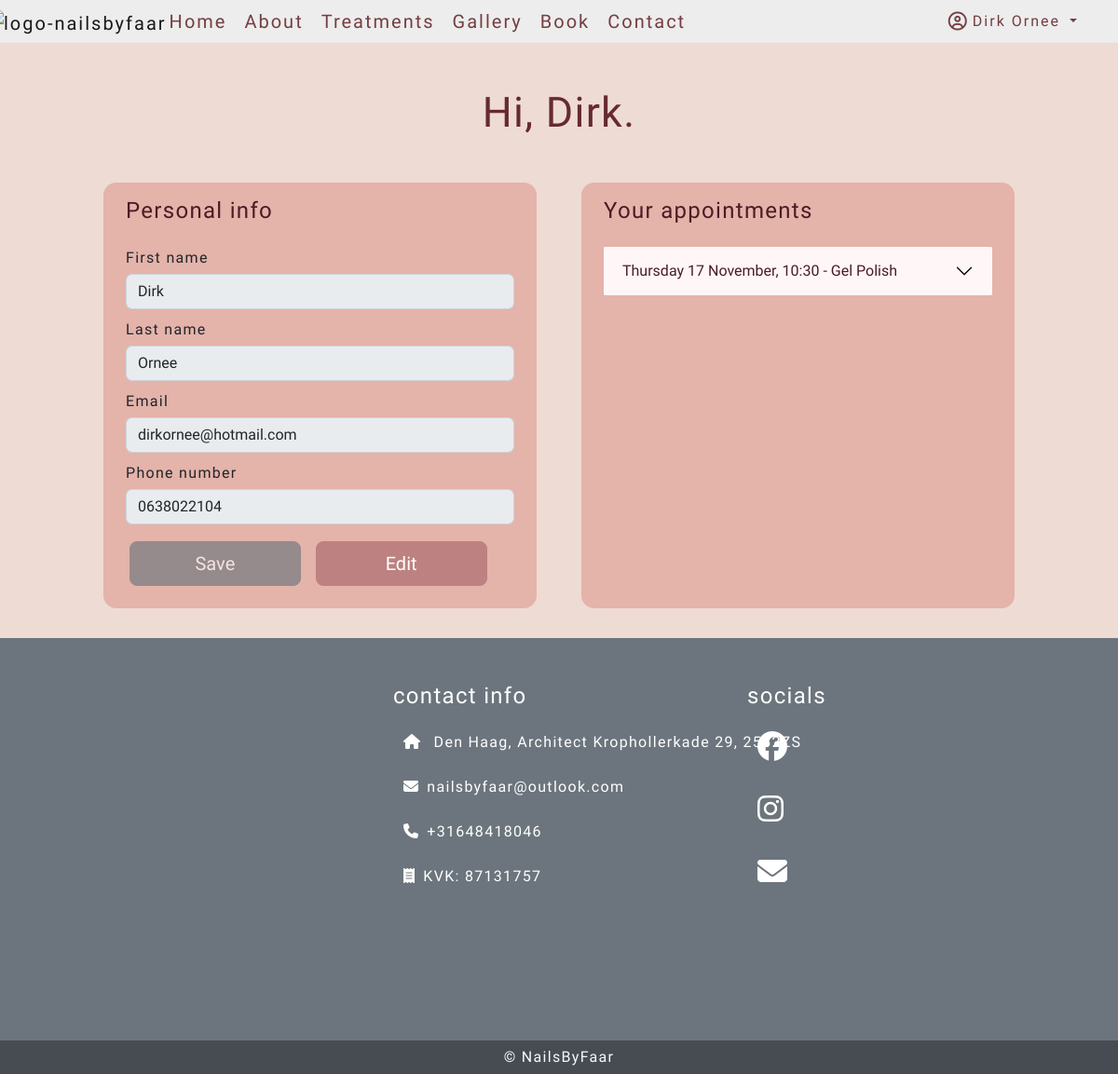
Page /user/dashboard (signed in) on the earlier database version.
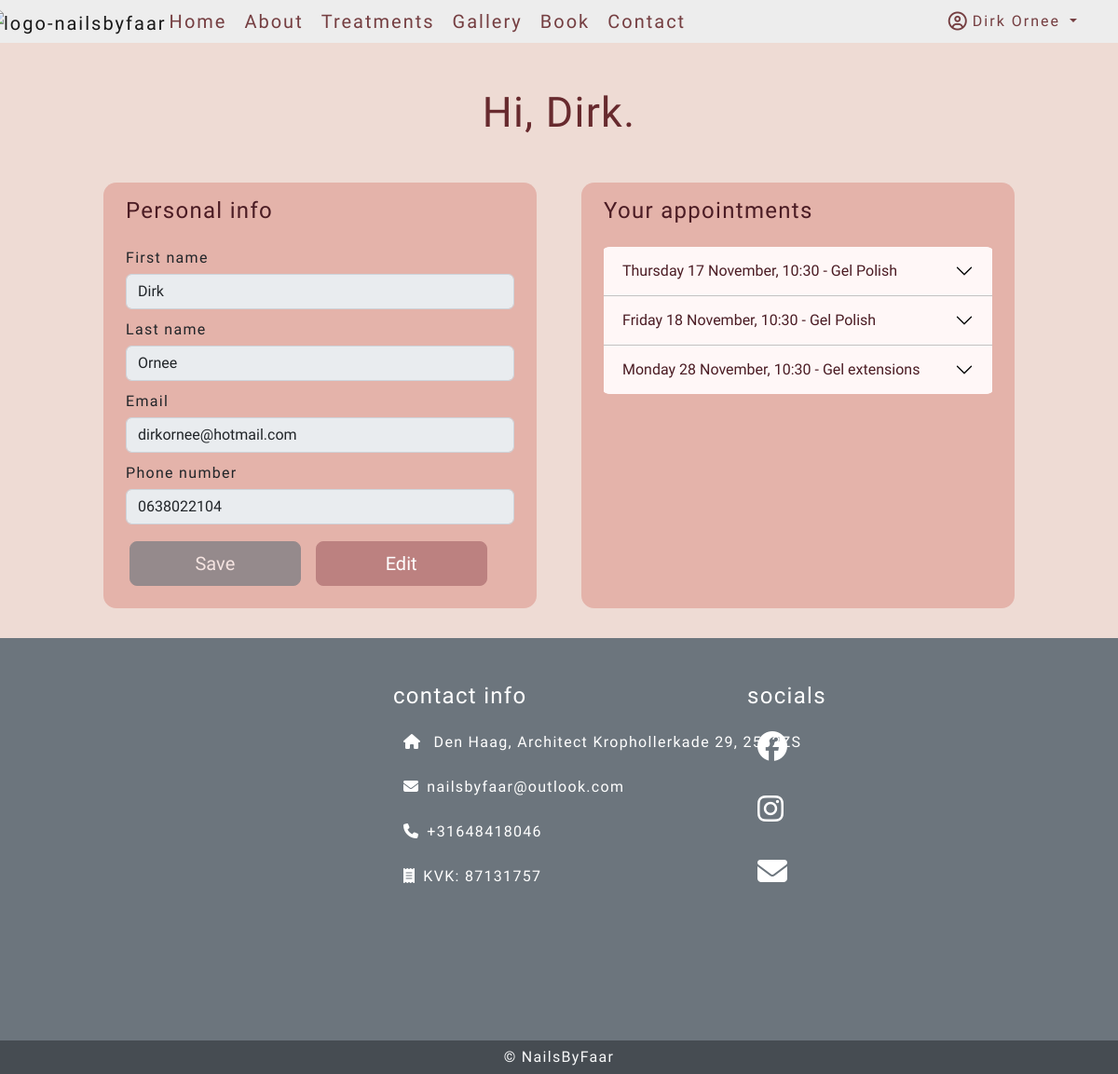
Same page on the later database version.
### users/models.py (models this page shows, shortened)
class User(AbstractBaseUser, PermissionsMixin):
    email = models.EmailField(max_length=254, unique=True)
    first_name = models.CharField(max_length=254, null=True, blank=True)
    last_name = models.CharField(max_length=254, null=True, blank=True)
    phone_number = models.CharField(max_length=16, null=True, blank=True)
    is_staff = models.BooleanField(default=False)
    is_superuser = models.BooleanField(default=False)
    is_active = models.BooleanField(default=True)
    last_login = models.DateTimeField(null=True, blank=True)
    date_joined = models.DateTimeField(default=timezone.now)
    USERNAME_FIELD = 'email'
    EMAIL_FIELD = 'email'
    REQUIRED_FIELDS = []
    objects = UserManager()

### salon/models.py (models this page shows, shortened)
class Appointment(models.Model):
    user = models.ForeignKey(
        User,
        related_name="user",
        on_delete=models.PROTECT,
        null=True,
        blank=True
        )
    email = models.EmailField(max_length=254, blank=True, null=True)
    first_name = models.CharField(max_length=254, null=True, blank=True)
    last_name = models.CharField(max_length=254, null=True, blank=True)
    phone_number = models.CharField(max_length=16, null=True, blank=True)
    treatment_name = models.ForeignKey(
        Treatment,
        related_name="treatment_name",
        on_delete=models.PROTECT,
        null=True
        )
    date_time = models.DateTimeField()

class Treatment(models.Model):
    appointment_type = models.CharField(max_length=150)
    title = models.CharField(max_length=150, unique=True)
    description = models.TextField()
    short_description = models.CharField(max_length=225)
    image = CloudinaryField('image', default='placeholder')
    price = models.DecimalField(max_digits=10, decimal_places=2)
    duration = models.DecimalField(max_digits=3, decimal_places=0)
    display = models.BooleanField(default=False)
    active = models.BooleanField(default=False)

### users/views.py (the view, shortened to what this page needs)
# urls.py: path('dashboard', views.Dashboard.as_view(), name="dashboard"),
class Dashboard(View):
    def get(self, request):
        user_dict = {}
        if request.user.is_authenticated:
            user_dict = {
                'email': request.user.email,
                'first_name': request.user.first_name,
                'last_name': request.user.last_name,
                'phone_number': request.user.phone_number
                }
        else:
            return HttpResponseRedirect(reverse("account_login"))
        user_form = EditUserForm(initial=user_dict)
        yesterday = datetime.today() - timedelta(days=1)
        appointment_queryset_1 = Appointment.objects.filter(
            date_time__gt=yesterday).filter(
                user__email=request.user.email).order_by(
                    "date_time").values()
        appointment_queryset_2 = Appointment.objects.filter(
            date_time__gt=yesterday).filter(
                email=request.user.email).order_by(
                    "date_time").values()
        appointment_queryset = list(appointment_queryset_1 | appointment_queryset_2)
        for dict in appointment_queryset:
            date = dict["date_time"]
            check_date = datetime.now() + timedelta(days=2)
            if date <= check_date:
                dict["not_cancellable"] = True
            dict["date_time_short"] = dict["date_time"].strftime("%A %d %B, %H:%M")
            dict["date_time"] = dict["date_time"].strftime("%A %d %B %Y, %H:%M")
            dict["duration"] = int(Treatment.objects.get(id=dict['treatment_name_id']).duration)
            dict["treatment_name"] = Treatment.objects.get(id=dict['treatment_name_id']).title
        context = {"user_form": user_form, "appointments": appointment_queryset}
        return render(request, "user-dashboard.html", context=context)

### users/forms.py
class EditUserForm(forms.ModelForm):
    def __init__(self, *args, **kwargs):
        super(EditUserForm, self).__init__(*args, **kwargs)
        for fieldname, field in self.fields.items():
            field.widget.attrs.update({
            'class': 'custom-form-field'
        })
    class Meta:
        model = User
        fields = ('first_name', 'last_name', 'email', 'phone_number')

### templates/user-dashboard.html (shortened to what this page needs)
{% extends "base.html" %}
{% load static %}
{% load crispy_forms_tags %}
{% block content %}
<div class="container mt-md-5 my-2">
    <div class="row mx-auto w-100 justify-content-center">
        <div class="text-center mb-3">
            <h2>Hi, {{ request.user.first_name}}.</h2>
        </div>
        <div class="col-md-5 m-4 py-3 px-md-4 h-100 user-data-box">
            <h4>Personal info</h4>
            <form method="POST" class="mt-4" id="user-data-form">
                {{ user_form | crispy }}
                <div class="row">
                    <button type="submit" class="btn btn-secondary btn-card btn-lg col-5 disabled my-2 ms-3"
                        id="save-user-data">Save</button>
                    <button type="button" onClick="editUserData()"
                        class="btn btn-secondary btn-card btn-lg col-5 my-2 ms-3" id="edit-user-data">Edit</button>
                </div>
            </form>
        </div>
        <div class="col-md-5 m-4 py-3 px-md-4 user-data-box">
            <h4>Your appointments</h4>
            <div class="mt-4 accordion accordion-flush" id="accordionFlushAppointment">
                {% for appointment in appointments %}
                <div class="accordion-item">
                    <h5 class="accordion-header" id="flush-heading-{{ forloop.counter }}">
                        <button class="accordion-button collapsed" type="button" data-bs-toggle="collapse"
                            data-bs-target="#flush-collapse-{{ forloop.counter }}" aria-expanded="false"
                            aria-controls="flush-collapse-{{ forloop.counter }}">
                            {{ appointment.date_time_short }} - {{ appointment.treatment_name }}
                        </button>
                    </h5>
                </div>
                {% endfor %}
            </div>
        </div>
    </div>
</div>
{% endblock %}

### templates/base.html (shortened to what this page needs)
{% load static %}
{% load cloudinary %}
<!DOCTYPE html>
<html lang="en">
<head>
    <link href="https://cdn.jsdelivr.net/npm/bootstrap@5.2.1/dist/css/bootstrap.min.css" rel="stylesheet"
>
    <link rel="stylesheet" href="{% static 'css/style.css' %}">
</head>
<body class="d-flex flex-column min-vh-100">
    <header>
        {% if not is_home %}
        <nav class="navbar navbar-expand-md navbar-color navbar-background">
            {% else %}
            <nav class="navbar navbar-expand-md navbar-color">
                {% endif %}
                <div class="container-fluid">
                    <a href="{% url 'home' %}" class="navbar-brand"><img
                            src="https://res.cloudinary.com/dirkornee/image/upload/v1666360592/logo-no-background_thicker_s1qwll.png"
                            alt="logo-nailsbyfaar" style="height: 130px; margin: -24px;"></a>
                    <div class="collapse navbar-collapse" id="navbarSupportedContent">
                        <ul class="navbar-nav me-auto mb-2 mb-lg-0">
                            <li class="nav-item">
                                <a href="{% url 'home' %}" class="nav-link fs-5">Home</a>
                            </li>
                            <li class="nav-item">
                                <a href="{% url 'about' %}" class="nav-link fs-5">About</a>
                            </li>
                            <li class="nav-item">
                                <a href="{% url 'treatments' %}" class="nav-link fs-5">Treatments</a>
                            </li>
                            <li class="nav-item">
                                <a href="{% url 'gallery' %}" class="nav-link fs-5">Gallery</a>
                            </li>
                            <li class="nav-item">
                                <a href="{% url 'book' %}" class="nav-link fs-5">Book</a>
                            </li>
                            <li class="nav-item">
                                <a href="{% url 'contact' %}" class="nav-link fs-5">Contact</a>
                            </li>
                        </ul>
                        <ul class="navbar-nav ms-auto mb-2 mb-lg-0">
                            {% if request.user.is_authenticated %}
                            <li class="nav-item dropdown me-4">
                                <a class="nav-link dropdown-toggle" href="#" role="button" data-bs-toggle="dropdown"
                                    aria-expanded="false">
                                    <i class="far fa-user-circle fa-lg me-1"></i>{{ user.first_name }}
                                    {{user.last_name}}
                                </a>
                            </li>
                            {% else %}
                            <li class="na-item">
                                <a href="{% url 'account_login' %}"
                                    class="nav-link fs-5 btn btn-outline-primary btn-login" id="btn-login">Login</a>
                            </li>
                            {% endif %}
                        </ul>
                    </div>
                </div>
            </nav>
    </header>
    <main>
        {% block content %}
        {% endblock content %}
    </main>
    <footer class="text-white text-center text-lg-start bg-secondary mt-auto">
        <div class="container pt-5">
            <div class="row">
                <div class="col-lg-4 mb-4">
                    <div id="map"></div>
                </div>
                <div class="col-lg-4 mb-4">
                    <h4 class="mb-4 text-white">contact info</h4>
                    <ul class="fa-ul">
                        <li class="fa-li mb-4 text-nowrap">
                            <span><i class="fas fa-home"></i>
                            </span><span class="ms-2">Den
                                Haag, Architect Krophollerkade 29,
                                2552ZS</span>
                        </li>
                        <li class="fa-li mb-4 text-nowrap">
                            <span><i class="fas fa-envelope"></i></span><span
                                class="ms-2">nailsbyfaar@outlook.com</span>
                        </li>
                        <li class="fa-li mb-4 text-nowrap">
                            <span><i class="fas fa-phone"></i></span><span class="ms-2">+31648418046</span>
                        </li>
                        <li class="fa-li mb-4 text-nowrap">
                            <span><i class="fas fa-receipt"></i></span><span class="ms-2">KVK: 87131757</span>
                        </li>
                    </ul>
                </div>
                <div class="col-lg-4 mb-4">
                    <h4 class="mb-4 text-white">socials</h4>
                    <ul class="fa-ul">
                        <li class="fa-li mb-4 pb-2 footer-social-icon">
                            <span class="text-nowrap"><i class="fa-brands fa-facebook fa-2x"></i>
                            </span>
                        </li>
                        <li class="fa-li mb-4 pb-2 footer-social-icon">
                            <span class="text-nowrap"><i class="fa-brands fa-instagram fa-2x"></i></span>
                        </li>
                        <li class="fa-li mb-4 pb-2 footer-social-icon">
                            <span class="text-nowrap"><i class="fa-solid fa-envelope fa-2x"></i></span>
                        </li>
                    </ul>
                </div>
            </div>
        </div>
        <div class="container" style="max-width: 100%;">
            <div class="row bg-dark" style="--bs-bg-opacity: .50">
                <div class="col-12 text-center">
                    <p class="mb-0 p-1 text-light">&copy; NailsByFaar</p>
                </div>
            </div>
        </div>
    </footer>
</body>
</html>

### static/css/style.css (style rules this page uses)
body { background-color: rgba(224, 189, 177, 0.54); font-family: 'Ubuntu', sans-serif; letter-spacing: 1.3px; font-weight: 300; }
p { line-height: 28px; color: rgb(115, 115, 115); font-weight: 400; }
h2 { font-size: 2.8rem; color: #672a2e; }
h4 { color: #4b1c24; }
h5 { color: #4b1c24; }
a { color: #BC8180; }
ul li { margin-left: 3px !important; }
.navbar { padding: 0; letter-spacing: 2px; font-weight: 300; }
.navbar-color { --bs-navbar-color: #672a2ee6; --bs-navbar-hover-color: #a17772; }
.navbar-background { background-color: #ededed; }
div#map { min-height: 360px; }
* { box-sizing: border-box; margin: 0; padding: 0; }
.fa-ul { margin-left: 2rem; }
.btn-card { --bs-btn-bg: #BC8180; --bs-btn-border-color: #BC8180; --bs-btn-hover-bg: #A17772; --bs-btn-hover-border-color: #A17772; --bs-btn-active-bg: #672A2E; --bs-btn-active-border-color: #672A2E; }
.custom-form-field { margin-top: 5px; margin-bottom: 10px; }
.user-data-box { background: #e4b3aa; border-radius: 3%; }
#accordionFlushAppointment { overflow: hidden; border-radius: 2%; --bs-accordion-bg: #fff7f7; --bs-accordion-border-color: #c2c2c2; --bs-accordion-btn-color: unset; --bs-accordion-active-bg: #bc8180; --bs-accordion-active-color: white; }

Differences in the rows shown:
added Appointment: date_time_short "Friday 18 November, 10:30", treatment_name "Gel Polish"
added Appointment: date_time_short "Monday 28 November, 10:30", treatment_name "Gel extensions"
